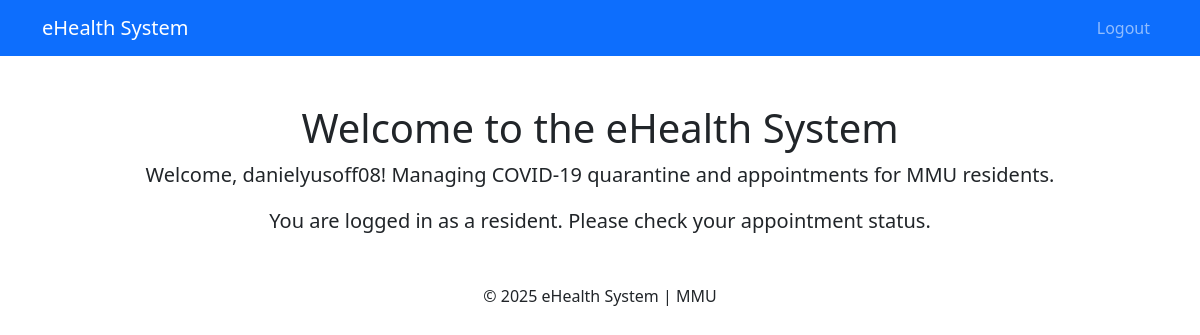
Page / (signed in) on the earlier database version.
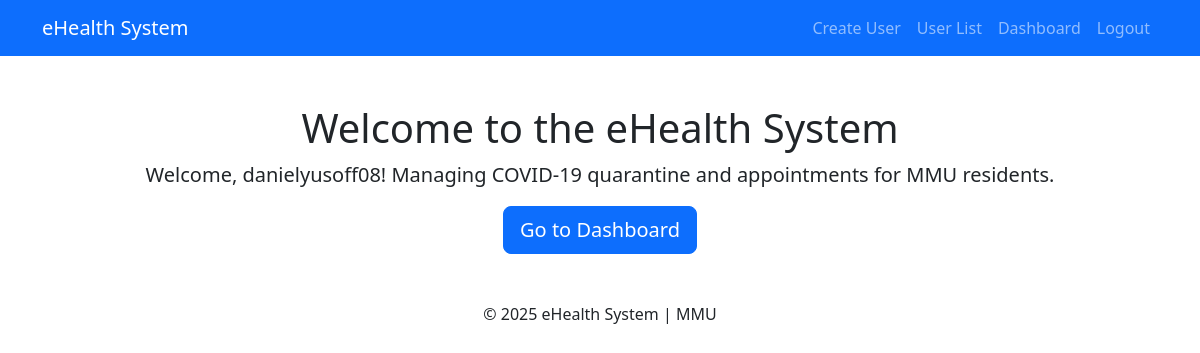
Same page on the later database version.
### users/models.py (models this page shows, shortened)
class CustomUser(AbstractUser):
    ROLE_CHOICES = [
        ('student', 'Student'),
        ('lecturer', 'Lecturer'),
        ('staff', 'University Staff'),
        ('admin', 'Admin'),
        ('superadmin', 'Superadmin'),
    ]
    role = models.CharField(max_length=20, choices=ROLE_CHOICES, default='student')
    matric_id = models.CharField(max_length=20, unique=True, blank=True, null=True)
    phone_number = models.CharField(max_length=15, blank=True, null=True)
    hostel_block = models.CharField(max_length=50, blank=True, null=True)

### ehealth_system/views.py (the view)
# urls.py: path('', views.home, name='home'),
def home(request):
    return render(request, 'home.html')

### templates/home.html
{% extends 'base.html' %}
{% block content %}
  <div class="container text-center mt-5">
      <h1>Welcome to the eHealth System</h1>
      {% if user.is_authenticated %}
          <p class="lead">Welcome, {{ user.username }}! Managing COVID-19 quarantine and appointments for MMU residents.</p>
          {% if user.role == 'superadmin' or user.role == 'admin' %}
              <a href="{% url 'dashboard' %}" class="btn btn-primary btn-lg">Go to Dashboard</a>
          {% else %}
              <p class="lead">You are logged in as a resident. Please check your appointment status.</p>
          {% endif %}
      {% else %}
          <p class="lead">Managing COVID-19 quarantine and appointments for MMU residents.</p>
          <div class="mt-4">
              <a href="{% url 'login' %}" class="btn btn-primary btn-lg">Login</a>
          </div>
      {% endif %}
  </div>
{% endblock %}

### templates/base.html (shortened to what this page needs)
<!DOCTYPE html>
<html lang="en">
<head>
    <link href="https://cdn.jsdelivr.net/npm/bootstrap@5.3.2/dist/css/bootstrap.min.css" rel="stylesheet">
</head>
<body>
    <nav class="navbar navbar-expand-lg navbar-dark bg-primary">
        <div class="container">
            <a class="navbar-brand" href="{% url 'home' %}">eHealth System</a>
            <div class="collapse navbar-collapse" id="navbarNav">
                <ul class="navbar-nav ms-auto">
                    {% if user.is_authenticated %}
                        {% if user.role == 'superadmin' or user.role == 'admin' %}
                            <li class="nav-item"><a class="nav-link" href="{% url 'create_user' %}">Create User</a></li>
                            <li class="nav-item"><a class="nav-link" href="{% url 'user_list' %}">User List</a></li>
                            <li class="nav-item"><a class="nav-link" href="{% url 'dashboard' %}">Dashboard</a></li>
                        {% endif %}
                        <li class="nav-item">
                            <form action="{% url 'logout' %}" method="post" style="display:inline;">
                                <button type="submit" class="btn btn-danger btn-sm nav-link">Logout</button>
                            </form>
                        </li>
                    {% else %}
                        <li class="nav-item"><a class="nav-link" href="{% url 'login' %}">Login</a></li>
                    {% endif %}
                </ul>
            </div>
        </div>
    </nav>
    <div class="container mt-4">
        {% block content %}{% endblock %}
    </div>
    <footer class="text-center mt-5">
        <p>&copy; 2025 eHealth System | MMU</p>
    </footer>
</body>
</html>

Differences in the rows shown:
changed CustomUser "danielyusoff08": role "student" → "superadmin" (drawn)
Other differences:
text no longer shown: "You are logged in as a resident. Please check your appointment status."
text now shown: "Create User User List Dashboard Go to Dashboard"
